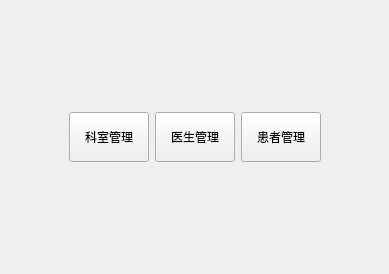
<?xml version="1.0" encoding="UTF-8"?>
<ui version="4.0">
 <class>WelcomeView</class>
 <widget class="QWidget" name="WelcomeView">
  <property name="geometry">
   <rect>
    <x>0</x>
    <y>0</y>
    <width>389</width>
    <height>274</height>
   </rect>
  </property>
  <property name="windowTitle">
   <string>Form</string>
  </property>
  <layout class="QGridLayout" name="gridLayout">
   <item row="0" column="1">
    <spacer name="verticalSpacer">
     <property name="orientation">
      <enum>Qt::Orientation::Vertical</enum>
     </property>
     <property name="sizeHint" stdset="0">
      <size>
       <width>20</width>
       <height>69</height>
      </size>
     </property>
    </spacer>
   </item>
   <item row="1" column="0">
    <spacer name="horizontalSpacer">
     <property name="orientation">
      <enum>Qt::Orientation::Horizontal</enum>
     </property>
     <property name="sizeHint" stdset="0">
      <size>
       <width>40</width>
       <height>20</height>
      </size>
     </property>
    </spacer>
   </item>
   <item row="1" column="1">
    <layout class="QHBoxLayout" name="horizontalLayout">
     <property name="sizeConstraint">
      <enum>QLayout::SizeConstraint::SetNoConstraint</enum>
     </property>
     <item>
      <widget class="QPushButton" name="pushButton">
       <property name="sizePolicy">
        <sizepolicy hsizetype="Preferred" vsizetype="Preferred">
         <horstretch>50</horstretch>
         <verstretch>50</verstretch>
        </sizepolicy>
       </property>
       <property name="minimumSize">
        <size>
         <width>50</width>
         <height>50</height>
        </size>
       </property>
       <property name="sizeIncrement">
        <size>
         <width>50</width>
         <height>50</height>
        </size>
       </property>
       <property name="text">
        <string>科室管理</string>
       </property>
       <property name="iconSize">
        <size>
         <width>155</width>
         <height>160</height>
        </size>
       </property>
      </widget>
     </item>
     <item>
      <widget class="QPushButton" name="pushButton_2">
       <property name="sizePolicy">
        <sizepolicy hsizetype="Preferred" vsizetype="Preferred">
         <horstretch>50</horstretch>
         <verstretch>50</verstretch>
        </sizepolicy>
       </property>
       <property name="minimumSize">
        <size>
         <width>50</width>
         <height>50</height>
        </size>
       </property>
       <property name="sizeIncrement">
        <size>
         <width>50</width>
         <height>50</height>
        </size>
       </property>
       <property name="text">
        <string>医生管理</string>
       </property>
       <property name="iconSize">
        <size>
         <width>155</width>
         <height>160</height>
        </size>
       </property>
      </widget>
     </item>
     <item>
      <widget class="QPushButton" name="pushButton_3">
       <property name="sizePolicy">
        <sizepolicy hsizetype="Preferred" vsizetype="Preferred">
         <horstretch>50</horstretch>
         <verstretch>50</verstretch>
        </sizepolicy>
       </property>
       <property name="minimumSize">
        <size>
         <width>50</width>
         <height>50</height>
        </size>
       </property>
       <property name="sizeIncrement">
        <size>
         <width>50</width>
         <height>50</height>
        </size>
       </property>
       <property name="text">
        <string>患者管理</string>
       </property>
       <property name="iconSize">
        <size>
         <width>155</width>
         <height>160</height>
        </size>
       </property>
      </widget>
     </item>
    </layout>
   </item>
   <item row="1" column="2">
    <spacer name="horizontalSpacer_2">
     <property name="orientation">
      <enum>Qt::Orientation::Horizontal</enum>
     </property>
     <property name="sizeHint" stdset="0">
      <size>
       <width>40</width>
       <height>20</height>
      </size>
     </property>
    </spacer>
   </item>
   <item row="2" column="1">
    <spacer name="verticalSpacer_2">
     <property name="orientation">
      <enum>Qt::Orientation::Vertical</enum>
     </property>
     <property name="sizeHint" stdset="0">
      <size>
       <width>20</width>
       <height>69</height>
      </size>
     </property>
    </spacer>
   </item>
  </layout>
 </widget>
 <resources/>
 <connections/>
</ui>
